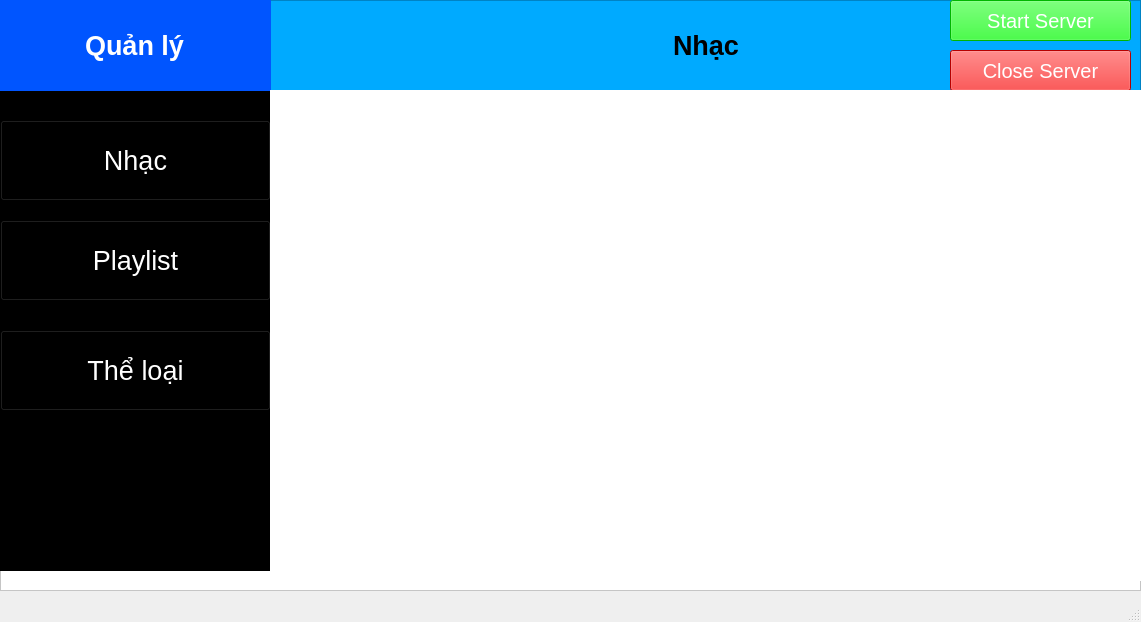
<?xml version="1.0" encoding="UTF-8"?>
<ui version="4.0">
 <class>MainWindow</class>
 <widget class="QMainWindow" name="MainWindow">
  <property name="geometry">
   <rect>
    <x>0</x>
    <y>0</y>
    <width>1141</width>
    <height>622</height>
   </rect>
  </property>
  <property name="sizePolicy">
   <sizepolicy hsizetype="Expanding" vsizetype="Expanding">
    <horstretch>0</horstretch>
    <verstretch>0</verstretch>
   </sizepolicy>
  </property>
  <property name="font">
   <font>
    <underline>false</underline>
   </font>
  </property>
  <property name="windowTitle">
   <string>MainWindow</string>
  </property>
  <widget class="QWidget" name="centralwidget">
   <property name="cursor">
    <cursorShape>CrossCursor</cursorShape>
   </property>
   <widget class="QFrame" name="frame">
    <property name="geometry">
     <rect>
      <x>0</x>
      <y>0</y>
      <width>1141</width>
      <height>591</height>
     </rect>
    </property>
    <property name="sizePolicy">
     <sizepolicy hsizetype="Expanding" vsizetype="Expanding">
      <horstretch>0</horstretch>
      <verstretch>0</verstretch>
     </sizepolicy>
    </property>
    <property name="styleSheet">
     <string notr="true">background-color: rgb(255, 255, 255)</string>
    </property>
    <property name="frameShape">
     <enum>QFrame::StyledPanel</enum>
    </property>
    <widget class="QFrame" name="leftMenu">
     <property name="geometry">
      <rect>
       <x>0</x>
       <y>90</y>
       <width>271</width>
       <height>481</height>
      </rect>
     </property>
     <property name="sizePolicy">
      <sizepolicy hsizetype="Expanding" vsizetype="Expanding">
       <horstretch>0</horstretch>
       <verstretch>0</verstretch>
      </sizepolicy>
     </property>
     <property name="styleSheet">
      <string notr="true">background-color: rgb(0, 0, 0)</string>
     </property>
     <property name="frameShape">
      <enum>QFrame::StyledPanel</enum>
     </property>
     <property name="frameShadow">
      <enum>QFrame::Raised</enum>
     </property>
     <widget class="QPushButton" name="nhacBtn">
      <property name="geometry">
       <rect>
        <x>0</x>
        <y>30</y>
        <width>271</width>
        <height>81</height>
       </rect>
      </property>
      <property name="sizePolicy">
       <sizepolicy hsizetype="Expanding" vsizetype="Expanding">
        <horstretch>0</horstretch>
        <verstretch>0</verstretch>
       </sizepolicy>
      </property>
      <property name="font">
       <font>
        <pointsize>20</pointsize>
       </font>
      </property>
      <property name="cursor">
       <cursorShape>PointingHandCursor</cursorShape>
      </property>
      <property name="styleSheet">
       <string notr="true">color: white; background_color: rgb(125, 125, 125)</string>
      </property>
      <property name="text">
       <string>Nhạc</string>
      </property>
     </widget>
     <widget class="QPushButton" name="playlistBtn">
      <property name="geometry">
       <rect>
        <x>0</x>
        <y>130</y>
        <width>271</width>
        <height>81</height>
       </rect>
      </property>
      <property name="sizePolicy">
       <sizepolicy hsizetype="Expanding" vsizetype="Expanding">
        <horstretch>0</horstretch>
        <verstretch>0</verstretch>
       </sizepolicy>
      </property>
      <property name="font">
       <font>
        <pointsize>20</pointsize>
       </font>
      </property>
      <property name="cursor">
       <cursorShape>PointingHandCursor</cursorShape>
      </property>
      <property name="styleSheet">
       <string notr="true">color: white; background_color: rgb(125, 125, 125)</string>
      </property>
      <property name="text">
       <string>Playlist</string>
      </property>
     </widget>
     <widget class="QPushButton" name="theLoaiBtn">
      <property name="geometry">
       <rect>
        <x>0</x>
        <y>240</y>
        <width>271</width>
        <height>81</height>
       </rect>
      </property>
      <property name="sizePolicy">
       <sizepolicy hsizetype="Expanding" vsizetype="Expanding">
        <horstretch>0</horstretch>
        <verstretch>0</verstretch>
       </sizepolicy>
      </property>
      <property name="font">
       <font>
        <pointsize>20</pointsize>
       </font>
      </property>
      <property name="cursor">
       <cursorShape>PointingHandCursor</cursorShape>
      </property>
      <property name="styleSheet">
       <string notr="true">color: white; background_color: rgb(125, 125, 125)</string>
      </property>
      <property name="text">
       <string>Thể loại</string>
      </property>
     </widget>
    </widget>
    <widget class="QFrame" name="header">
     <property name="geometry">
      <rect>
       <x>270</x>
       <y>0</y>
       <width>871</width>
       <height>91</height>
      </rect>
     </property>
     <property name="sizePolicy">
      <sizepolicy hsizetype="Expanding" vsizetype="Expanding">
       <horstretch>0</horstretch>
       <verstretch>0</verstretch>
      </sizepolicy>
     </property>
     <property name="styleSheet">
      <string notr="true">background-color: rgb(0, 170, 255)</string>
     </property>
     <property name="frameShape">
      <enum>QFrame::StyledPanel</enum>
     </property>
     <property name="frameShadow">
      <enum>QFrame::Raised</enum>
     </property>
     <widget class="QLineEdit" name="headerLabel">
      <property name="geometry">
       <rect>
        <x>286</x>
        <y>10</y>
        <width>301</width>
        <height>71</height>
       </rect>
      </property>
      <property name="sizePolicy">
       <sizepolicy hsizetype="Expanding" vsizetype="Expanding">
        <horstretch>0</horstretch>
        <verstretch>0</verstretch>
       </sizepolicy>
      </property>
      <property name="font">
       <font>
        <pointsize>20</pointsize>
        <weight>75</weight>
        <bold>true</bold>
        <underline>false</underline>
       </font>
      </property>
      <property name="styleSheet">
       <string notr="true">border: none</string>
      </property>
      <property name="text">
       <string>Nhạc</string>
      </property>
      <property name="alignment">
       <set>Qt::AlignCenter</set>
      </property>
     </widget>
     <widget class="QPushButton" name="startBtn">
      <property name="geometry">
       <rect>
        <x>680</x>
        <y>0</y>
        <width>181</width>
        <height>41</height>
       </rect>
      </property>
      <property name="sizePolicy">
       <sizepolicy hsizetype="Expanding" vsizetype="Expanding">
        <horstretch>0</horstretch>
        <verstretch>0</verstretch>
       </sizepolicy>
      </property>
      <property name="font">
       <font>
        <pointsize>15</pointsize>
       </font>
      </property>
      <property name="cursor">
       <cursorShape>PointingHandCursor</cursorShape>
      </property>
      <property name="styleSheet">
       <string notr="true">color: white; background-color: rgb(0, 255, 0)</string>
      </property>
      <property name="text">
       <string>Start Server</string>
      </property>
     </widget>
     <widget class="QPushButton" name="closeBtn">
      <property name="geometry">
       <rect>
        <x>680</x>
        <y>50</y>
        <width>181</width>
        <height>41</height>
       </rect>
      </property>
      <property name="sizePolicy">
       <sizepolicy hsizetype="Expanding" vsizetype="Expanding">
        <horstretch>0</horstretch>
        <verstretch>0</verstretch>
       </sizepolicy>
      </property>
      <property name="font">
       <font>
        <pointsize>15</pointsize>
       </font>
      </property>
      <property name="cursor">
       <cursorShape>PointingHandCursor</cursorShape>
      </property>
      <property name="styleSheet">
       <string notr="true">color: white; background-color: rgb(255, 0, 0)</string>
      </property>
      <property name="text">
       <string>Close Server</string>
      </property>
     </widget>
    </widget>
    <widget class="QLineEdit" name="quanLyTitle">
     <property name="geometry">
      <rect>
       <x>0</x>
       <y>0</y>
       <width>271</width>
       <height>91</height>
      </rect>
     </property>
     <property name="sizePolicy">
      <sizepolicy hsizetype="Expanding" vsizetype="Expanding">
       <horstretch>0</horstretch>
       <verstretch>0</verstretch>
      </sizepolicy>
     </property>
     <property name="font">
      <font>
       <pointsize>20</pointsize>
       <weight>75</weight>
       <bold>true</bold>
      </font>
     </property>
     <property name="cursor">
      <cursorShape>WaitCursor</cursorShape>
     </property>
     <property name="toolTip">
      <string/>
     </property>
     <property name="autoFillBackground">
      <bool>false</bool>
     </property>
     <property name="styleSheet">
      <string notr="true">background-color: rgb(0, 85, 255); border: none; color: white
</string>
     </property>
     <property name="text">
      <string>Quản lý</string>
     </property>
     <property name="alignment">
      <set>Qt::AlignCenter</set>
     </property>
     <property name="readOnly">
      <bool>true</bool>
     </property>
    </widget>
    <widget class="QWidget" name="containerWidget" native="true">
     <property name="geometry">
      <rect>
       <x>270</x>
       <y>90</y>
       <width>871</width>
       <height>491</height>
      </rect>
     </property>
    </widget>
   </widget>
  </widget>
  <widget class="QMenuBar" name="menubar">
   <property name="geometry">
    <rect>
     <x>0</x>
     <y>0</y>
     <width>1141</width>
     <height>22</height>
    </rect>
   </property>
  </widget>
  <widget class="QStatusBar" name="statusbar"/>
 </widget>
 <resources/>
 <connections/>
</ui>
